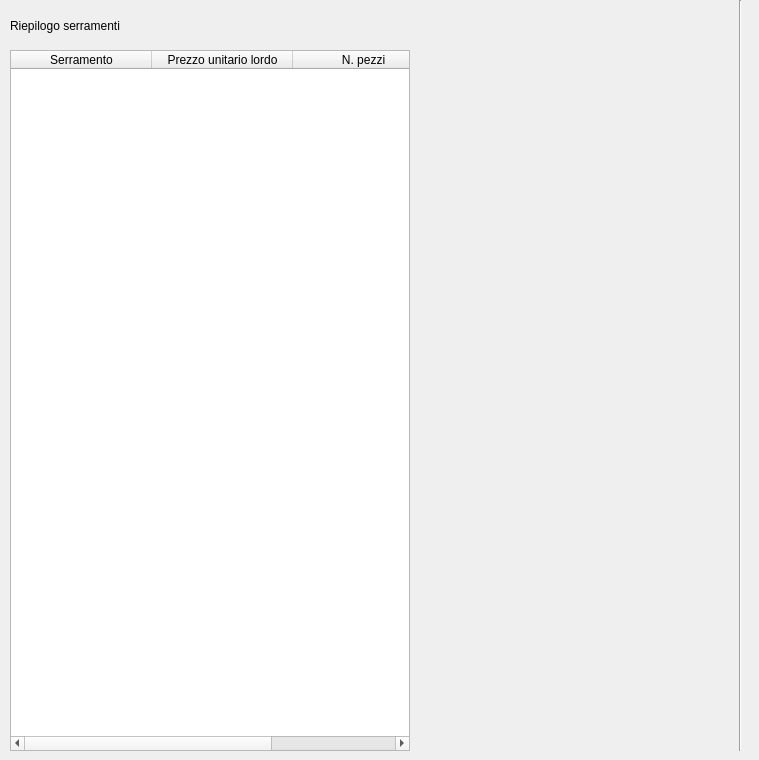
      <widget class="QWidget" name="scheda_totale">
       <attribute name="icon">
        <iconset>
         <normaloff>../Progetto/Risorse/Bottoni/calc.png</normaloff>../Progetto/Risorse/Bottoni/calc.png</iconset>
       </attribute>
       <attribute name="title">
        <string>Totale</string>
       </attribute>
       <widget class="QLabel" name="label_36">
        <property name="geometry">
         <rect>
          <x>10</x>
          <y>15</y>
          <width>121</width>
          <height>21</height>
         </rect>
        </property>
        <property name="font">
         <font>
          <weight>50</weight>
          <bold>false</bold>
         </font>
        </property>
        <property name="text">
         <string>Riepilogo serramenti</string>
        </property>
       </widget>
       <widget class="QTableWidget" name="tableWidget">
        <property name="geometry">
         <rect>
          <x>10</x>
          <y>50</y>
          <width>400</width>
          <height>701</height>
         </rect>
        </property>
        <property name="alternatingRowColors">
         <bool>true</bool>
        </property>
        <property name="sortingEnabled">
         <bool>true</bool>
        </property>
        <attribute name="horizontalHeaderDefaultSectionSize">
         <number>141</number>
        </attribute>
        <attribute name="verticalHeaderVisible">
         <bool>false</bool>
        </attribute>
        <column>
         <property name="text">
          <string>Serramento</string>
         </property>
        </column>
        <column>
         <property name="text">
          <string>Prezzo unitario lordo</string>
         </property>
        </column>
        <column>
         <property name="text">
          <string>N. pezzi</string>
         </property>
        </column>
       </widget>
       <widget class="Line" name="line_8">
        <property name="geometry">
         <rect>
          <x>730</x>
          <y>0</y>
          <width>20</width>
          <height>751</height>
         </rect>
        </property>
        <property name="orientation">
         <enum>Qt::Vertical</enum>
        </property>
       </widget>
      </widget>
